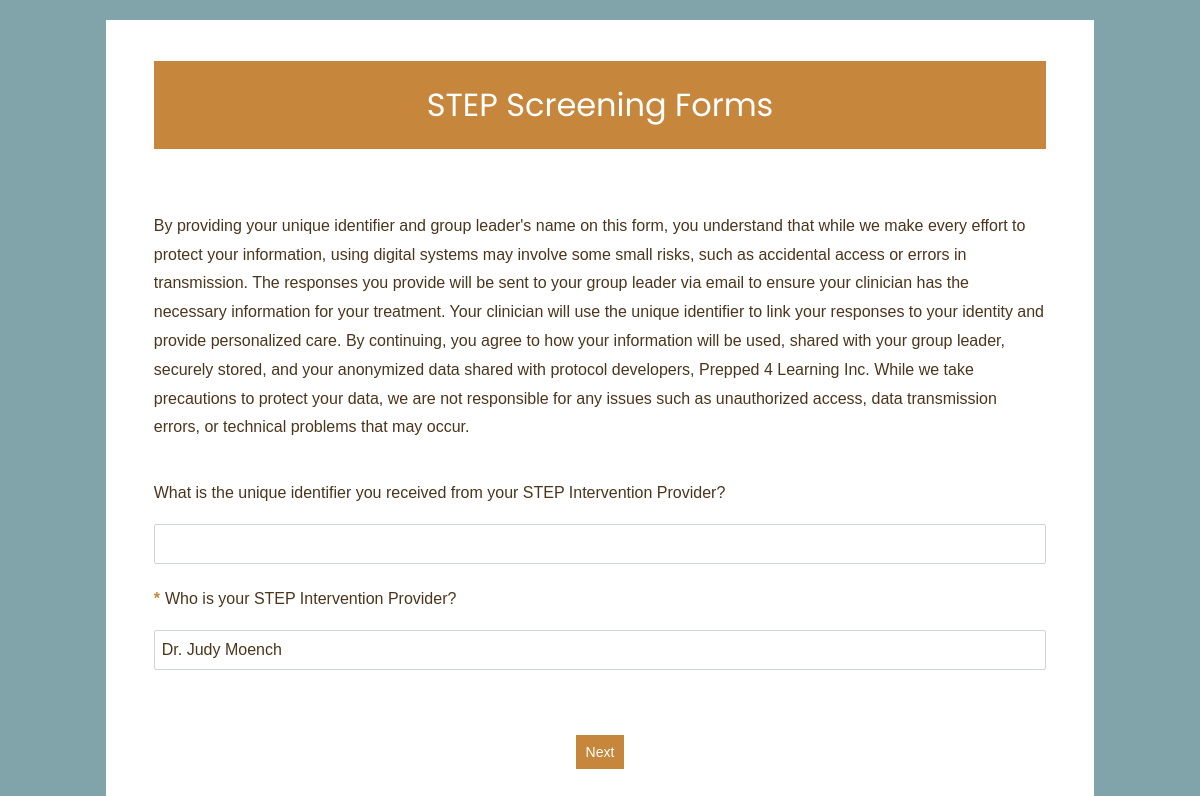
Page /questionnaire/3 on the committed database.
### initial_screening/models.py (models this page shows, shortened)
class Questionnaire(models.Model):
    name = models.CharField(max_length=300, unique=True)
    citation = models.TextField(blank=True)
    description = models.TextField(blank=True)
    order = models.PositiveBigIntegerField(default=0,unique=True)
    class Meta:
        ordering = ['order']

class Question(models.Model):
    QUESTION_TYPES = [
        ('info', "Informational Block"),
        ('text', "Single Line Text"),
        ("textarea", "Long Text"),
        ('radio', "Multiple Choice (Single-select)"),
        ('checkbox', "Multiple Choice (Multi-select)"),
        ('dropdown', "Dropdown"),
        ('date', "Date")
    ]
    question_block = models.ForeignKey(
        QuestionBlock,
        related_name='questions',
        on_delete=models.CASCADE
    )
    text = models.TextField(max_length=1000)
    question_type = models.CharField(
        max_length=30,
        choices=QUESTION_TYPES,
        default='text'
    )
    order = models.PositiveBigIntegerField(default=0)
    is_required = models.BooleanField(default=False)
    class Meta:
        ordering = ['order']

### initial_screening/views.py (the view, shortened to what this page needs)
# urls.py: path('questionnaire/<int:questionnaire_id>', views.questionnaire_view, name='questionnaire_view'),
def questionnaire_view(request, questionnaire_id):
    questionnaire = get_object_or_404(
        Questionnaire.objects.prefetch_related('question_blocks__questions__options'),
        id=questionnaire_id
    )
    questionnaire_count = Questionnaire.objects.count()
    form = QuestionnaireForm(questionnaire, request.POST or None)
    return render(request, 'initial_screening/questionnaire.html', {'form': form, 'questionnaire': questionnaire, 'questionnaire_count': questionnaire_count})

### initial_screening/intake_forms.py (called while the page is built)
    def render(self, name, value, attrs=None, renderer=None):
        html = f'<div class="form-info">{self.attrs.get("text", "")}</div>'
        return mark_safe(html)

### initial_screening/templates/initial_screening/questionnaire.html (shortened to what this page needs)
{% load static %}
<!DOCTYPE html>
<html lang="en">
    <head>
        <link rel="stylesheet" href="{% static 'initial_screening/styles.css'%}?v=1234 ">
    </head>
    <body>
        {% load form_extras %}
        <div id="questionnaire-container">
            <h1>{{ questionnaire.name }}</h1>
            <form method="POST">
                {% for block in questionnaire.question_blocks.all %}
                    <section>
                        {% for question in block.questions.all %}
                            <div class="question-container">
                                <div class="question-text-container">
                                    {% if question.is_required %}
                                        <p class="required-arrow">*</p>
                                    {% endif %}
                                    <p class="question-text">{{ question.text }}</p>
                                </div>
                                {% if question.question_type == 'text' %}
                                    <input
                                        class="input-field"
                                        type="text"
                                        name="{{ question.id }}"
                                        >
                                {% elif question.question_type == 'dropdown' %}
                                    <select
                                        {% if question.is_required %}
                                            required
                                        {% endif %}
                                        class="input-field"
                                        name="{{question.id}}"
                                        id="question_{{question.id}}">
                                        {% for option in question.options.all %}
                                            <option value="{{ option.id }}">{{ option.text }}</option>
                                        {% endfor %}
                                    </select>
                                {% endif %}
                            </div>
                        {% endfor %}
                    </section>
                {% endfor %}
                <button type="submit">
                    {% if questionnaire.order == questionnaire_count %}
                        Submit
                    {% else %}
                        Next
                    {% endif %}
                </button>
            </form>
        </div>
    </body>
</html>

### initial_screening/static/initial_screening/styles.css (style rules this page uses)
body { background-color: rgb(128, 164, 169); font-family: "Arial", "Helvetica Neue", Arial, "Lucida Grande", Tahoma, Verdana, sans-serif; color: rgb(75, 53, 28); font-style: normal; font-weight: 400; }
#questionnaire-container, #thank-you-container { display: flex; flex-direction: column; align-items: center; background-color: white; width: 80%; margin: 20px auto; padding: 20px; }
#questionnaire-container > h1, #thank-you-container > h1 { background-color: rgb(198, 135, 60); text-align: center; color: white; font-family: "Poppins"; font-weight: 400; width: 90%; padding: 20px; }
#questionnaire-container form { width: calc(90% + 40px) }
.question-text-container { display: flex; flex-direction: row; }
.question-text, .required-arrow { line-height: 1.8em; }
.question-container { padding-bottom: 5px; }
.required-arrow { color: rgb(198, 135, 60); display: inline; font-weight: bold; padding-right: 5px; display: inline; }
.input-field { padding: 7px; width: 100%; background-color: white; border: 1px solid rgb(207, 212, 216); border-radius: 2px; box-sizing: border-box; height: 40px; color: rgb(75, 53, 28); line-height: 1.4em; font-size: 1em; -webkit-appearance: none; appearance: none; }
button { margin: 10px auto; margin-top: 40px; border-radius: 0px; border: 0px; background-color: rgb(198, 135, 60); color: white; line-height: 14px; padding: 10px; font-size: 14px; cursor: pointer; display: block; }
section { padding: 20px 0; }

### rows in the picture
Questionnaire: name "STEP Screening Forms"
Question: text "By providing your unique identifier and group leader's name on this form, you understand that while we make every effort to protect your information, using digital systems may involve some small risks, such as accidental access or errors in transmission. The responses you provide will be sent to your group leader via email to ensure your clinician has the necessary information for your treatment. Your clinician will use the unique identifier to link your responses to your identity and provide personalized care. By continuing, you agree to how your information will be used, shared with your group leader, securely stored, and your anonymized data shared with protocol developers, Prepped 4…"
Question: text "What is the unique identifier you received from your STEP Intervention Provider?"
Question: text "Who is your STEP Intervention Provider?"

### other values in the picture
form field value "Dr. Judy Moench"
